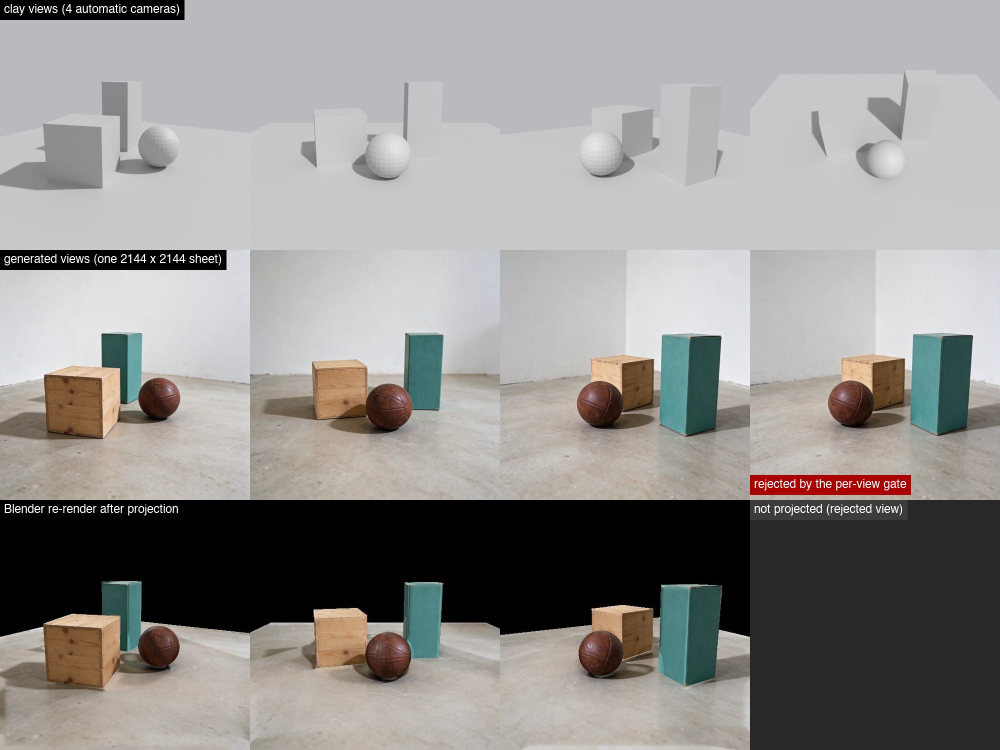
#> input picture gallery/second-input.jpg, 2000 x 1500 px (shown at 1/2 size)
$ python -i qa.py   (imports and definitions only)   (older library calls are emulated)
#> lines starting #> are read from the running program, lines starting #| are printed output that depends on the picture
"""Alignment QA of a generated view against its clay view, per object and per group.

All measurements at the calibration resolution (the generated image is resampled to it first; a resize is
recorded, never counted as detail):
  per object  IoU and symmetric boundary chamfer (px) of the generated mask vs the clay object_id region,
              mask reliability (masks.py), pixel counts
  per group   the same on the union of the objects sharing case.json "group"
  landmarks   (views/landmarks.json, optional) for each visible landmark: how far the generated outline of
              its object moved at that point = distance(landmark, generated outline) - distance(landmark, clay outline)
  colour      dE76 per object between two images of the same view (refined vs cell)
"""
from __future__ import annotations

import numpy as np

from . import cameras as cam_mod
from . import common
from . import masks as masks_mod


# [82 lines left out: functions _signed_distance, project_landmarks, landmark_offsets, view_qa, colour_delta, load_landmarks, not called in this run]


def scaled(value_at_1664: float, width: int) -> float:
    """A pixel threshold set at the experiment's 1664 px, scaled to this calibration width."""
    return value_at_1664 * width / 1664.0


# ---------------------------------------------------------------- per-view usability gate
# [14 lines left out: function view_summary, not called in this run]


def _edge_feature(rgb: np.ndarray, size: int = 96) -> np.ndarray:
#> called with size = 96
    import cv2
    g = cv2.resize(cv2.cvtColor(rgb, cv2.COLOR_RGB2GRAY), (size, size), interpolation=cv2.INTER_AREA).astype(np.float32)
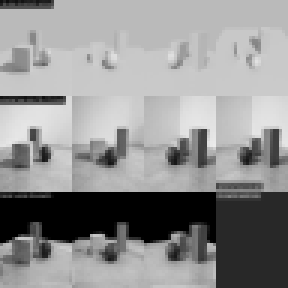
#> g: shape (96, 96) float32 (shown 3 times larger); min 0, max 235, mean 145
    mag = cv2.magnitude(cv2.Sobel(g, cv2.CV_32F, 1, 0), cv2.Sobel(g, cv2.CV_32F, 0, 1))
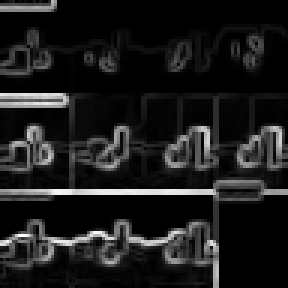
#> mag: shape (96, 96) float32 (shown 3 times larger); min 0, max 795.5, mean 88.2; drawn with min black and max white
    f = cv2.GaussianBlur(mag, (0, 0), 2.0).ravel()
#> f = 9216 values, max 429.7 at index 3182, min 0 at index 27, mean 88.61
    f = f - f.mean()
#> f = 9216 values, max 341.1 at index 3182, min -88.61 at index 27, mean 0
    return f / max(float(np.linalg.norm(f)), 1e-9)


# [53 lines left out: functions edge_offset, panel_match, view_gate, not called in this run]


NEXT_STEP = "retry `mvb2r.py generate CASE --attempt 2`, or drop / move this camera"


# [26 lines left out: functions cell_rule, gate_views, say_rejected, not called in this run]

>>> import cv2
>>> picture = cv2.cvtColor(cv2.imread('../../../../gallery/second-input.jpg'), cv2.COLOR_BGR2RGB)
>>> result = _edge_feature(picture)
#> result = 9216 values, max 0.0394 at index 3182, min -0.0102 at index 27, mean -3.36e-10
